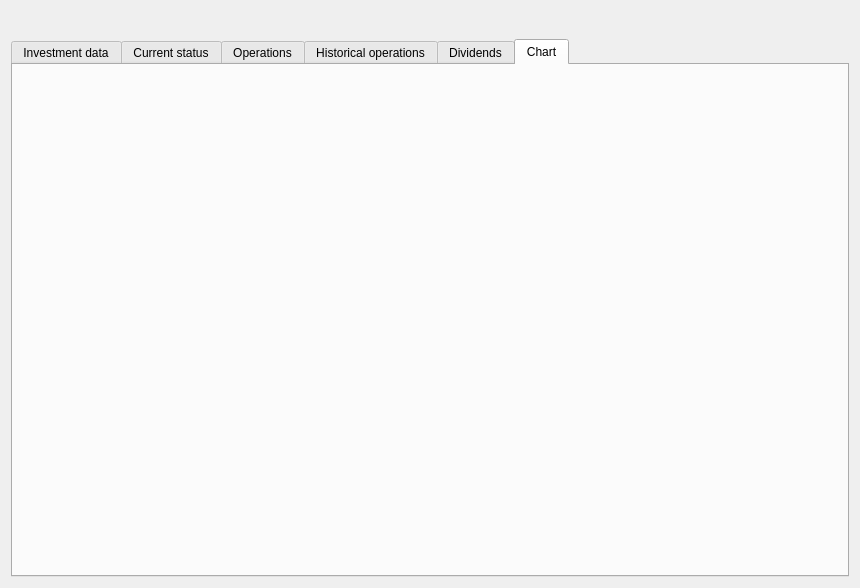
<?xml version="1.0" encoding="UTF-8"?>
<ui version="4.0">
 <class>frmInvestmentReport</class>
 <widget class="QDialog" name="frmInvestmentReport">
  <property name="windowModality">
   <enum>Qt::WindowModal</enum>
  </property>
  <property name="geometry">
   <rect>
    <x>0</x>
    <y>0</y>
    <width>860</width>
    <height>588</height>
   </rect>
  </property>
  <property name="windowTitle">
   <string>Investment report</string>
  </property>
  <property name="windowIcon">
   <iconset resource="../images/xulpymoney.qrc">
    <normaloff>:/xulpymoney/report2.png</normaloff>:/xulpymoney/report2.png</iconset>
  </property>
  <property name="modal">
   <bool>true</bool>
  </property>
  <layout class="QVBoxLayout" name="verticalLayout_10">
   <item>
    <layout class="QVBoxLayout" name="verticalLayout_9">
     <item>
      <widget class="QLabel" name="lblTitulo">
       <property name="font">
        <font>
         <pointsize>14</pointsize>
         <weight>75</weight>
         <bold>true</bold>
        </font>
       </property>
       <property name="styleSheet">
        <string notr="true">color: rgb(0, 128, 0);</string>
       </property>
       <property name="alignment">
        <set>Qt::AlignCenter</set>
       </property>
      </widget>
     </item>
     <item>
      <widget class="QTabWidget" name="tab">
       <property name="enabled">
        <bool>true</bool>
       </property>
       <property name="currentIndex">
        <number>5</number>
       </property>
       <widget class="QWidget" name="tab_12">
        <attribute name="icon">
         <iconset resource="../images/xulpymoney.qrc">
          <normaloff>:/xulpymoney/bundle.png</normaloff>:/xulpymoney/bundle.png</iconset>
        </attribute>
        <attribute name="title">
         <string>Investment data</string>
        </attribute>
        <layout class="QHBoxLayout" name="horizontalLayout_15">
         <item>
          <layout class="QVBoxLayout" name="verticalLayout_4">
           <item>
            <spacer name="verticalSpacer_2">
             <property name="orientation">
              <enum>Qt::Vertical</enum>
             </property>
             <property name="sizeHint" stdset="0">
              <size>
               <width>20</width>
               <height>40</height>
              </size>
             </property>
            </spacer>
           </item>
           <item>
            <layout class="QHBoxLayout" name="horizontalLayout_12">
             <item>
              <spacer name="horizontalSpacer">
               <property name="orientation">
                <enum>Qt::Horizontal</enum>
               </property>
               <property name="sizeHint" stdset="0">
                <size>
                 <width>40</width>
                 <height>20</height>
                </size>
               </property>
              </spacer>
             </item>
             <item>
              <widget class="QGroupBox" name="groupBox">
               <property name="title">
                <string/>
               </property>
               <layout class="QHBoxLayout" name="horizontalLayout_14">
                <item>
                 <layout class="QVBoxLayout" name="verticalLayout">
                  <item>
                   <layout class="QHBoxLayout" name="horizontalLayout_2">
                    <item>
                     <widget class="QLabel" name="label">
                      <property name="text">
                       <string>Associated account</string>
                      </property>
                     </widget>
                    </item>
                    <item>
                     <widget class="QComboBox" name="cmbAccount">
                      <property name="layoutDirection">
                       <enum>Qt::RightToLeft</enum>
                      </property>
                     </widget>
                    </item>
                   </layout>
                  </item>
                  <item>
                   <layout class="QHBoxLayout" name="horizontalLayout_3">
                    <item>
                     <widget class="QLabel" name="label_2">
                      <property name="text">
                       <string>Investment name</string>
                      </property>
                     </widget>
                    </item>
                    <item>
                     <widget class="QLineEdit" name="txtInvestment">
                      <property name="sizePolicy">
                       <sizepolicy hsizetype="Minimum" vsizetype="Fixed">
                        <horstretch>0</horstretch>
                        <verstretch>0</verstretch>
                       </sizepolicy>
                      </property>
                      <property name="text">
                       <string>New investment</string>
                      </property>
                      <property name="alignment">
                       <set>Qt::AlignRight|Qt::AlignTrailing|Qt::AlignVCenter</set>
                      </property>
                     </widget>
                    </item>
                   </layout>
                  </item>
                  <item>
                   <layout class="QHBoxLayout" name="horizontalLayout_8">
                    <item>
                     <widget class="wdgProductSelector" name="ise" native="true">
                      <property name="sizePolicy">
                       <sizepolicy hsizetype="Minimum" vsizetype="Fixed">
                        <horstretch>0</horstretch>
                        <verstretch>0</verstretch>
                       </sizepolicy>
                      </property>
                     </widget>
                    </item>
                   </layout>
                  </item>
                  <item>
                   <layout class="QHBoxLayout" name="horizontalLayout_5">
                    <item>
                     <widget class="QLabel" name="label_4">
                      <property name="text">
                       <string>Selling price</string>
                      </property>
                     </widget>
                    </item>
                    <item>
                     <widget class="myQLineEdit" name="txtVenta">
                      <property name="sizePolicy">
                       <sizepolicy hsizetype="Minimum" vsizetype="Fixed">
                        <horstretch>0</horstretch>
                        <verstretch>0</verstretch>
                       </sizepolicy>
                      </property>
                      <property name="text">
                       <string>0</string>
                      </property>
                      <property name="alignment">
                       <set>Qt::AlignRight|Qt::AlignTrailing|Qt::AlignVCenter</set>
                      </property>
                     </widget>
                    </item>
                    <item>
                     <widget class="QToolButton" name="cmdPuntoVenta">
                      <property name="text">
                       <string/>
                      </property>
                      <property name="icon">
                       <iconset resource="../images/xulpymoney.qrc">
                        <normaloff>:/xulpymoney/tools-wizard.png</normaloff>:/xulpymoney/tools-wizard.png</iconset>
                      </property>
                     </widget>
                    </item>
                   </layout>
                  </item>
                  <item>
                   <layout class="QHBoxLayout" name="horizontalLayout_10">
                    <item>
                     <widget class="QCheckBox" name="chkExpiration">
                      <property name="text">
                       <string>Add selling order expiration</string>
                      </property>
                      <property name="checked">
                       <bool>true</bool>
                      </property>
                     </widget>
                    </item>
                    <item>
                     <widget class="QToolButton" name="cmdToday">
                      <property name="toolTip">
                       <string>Change calendar date to today</string>
                      </property>
                      <property name="text">
                       <string/>
                      </property>
                      <property name="icon">
                       <iconset resource="../images/xulpymoney.qrc">
                        <normaloff>:/xulpymoney/today.png</normaloff>:/xulpymoney/today.png</iconset>
                      </property>
                      <property name="iconSize">
                       <size>
                        <width>32</width>
                        <height>32</height>
                       </size>
                      </property>
                     </widget>
                    </item>
                    <item>
                     <widget class="QCalendarWidget" name="calExpiration">
                      <property name="sizePolicy">
                       <sizepolicy hsizetype="Fixed" vsizetype="Fixed">
                        <horstretch>0</horstretch>
                        <verstretch>0</verstretch>
                       </sizepolicy>
                      </property>
                      <property name="firstDayOfWeek">
                       <enum>Qt::Monday</enum>
                      </property>
                      <property name="verticalHeaderFormat">
                       <enum>QCalendarWidget::NoVerticalHeader</enum>
                      </property>
                     </widget>
                    </item>
                   </layout>
                  </item>
                  <item>
                   <widget class="QPushButton" name="cmdInvestment">
                    <property name="enabled">
                     <bool>false</bool>
                    </property>
                    <property name="text">
                     <string>Update investment</string>
                    </property>
                    <property name="icon">
                     <iconset resource="../images/xulpymoney.qrc">
                      <normaloff>:/xulpymoney/save.png</normaloff>:/xulpymoney/save.png</iconset>
                    </property>
                   </widget>
                  </item>
                 </layout>
                </item>
               </layout>
              </widget>
             </item>
             <item>
              <spacer name="horizontalSpacer_2">
               <property name="orientation">
                <enum>Qt::Horizontal</enum>
               </property>
               <property name="sizeHint" stdset="0">
                <size>
                 <width>40</width>
                 <height>20</height>
                </size>
               </property>
              </spacer>
             </item>
            </layout>
           </item>
           <item>
            <spacer name="verticalSpacer">
             <property name="orientation">
              <enum>Qt::Vertical</enum>
             </property>
             <property name="sizeHint" stdset="0">
              <size>
               <width>20</width>
               <height>40</height>
              </size>
             </property>
            </spacer>
           </item>
          </layout>
         </item>
        </layout>
       </widget>
       <widget class="QWidget" name="tabInvestmentCurrent">
        <attribute name="icon">
         <iconset resource="../images/xulpymoney.qrc">
          <normaloff>:/xulpymoney/document-edit.png</normaloff>:/xulpymoney/document-edit.png</iconset>
        </attribute>
        <attribute name="title">
         <string>Current status</string>
        </attribute>
        <layout class="QHBoxLayout" name="horizontalLayout">
         <item>
          <layout class="QVBoxLayout" name="verticalLayout_11">
           <item>
            <widget class="QGroupBox" name="grpCurrentInvestmentCurrency">
             <property name="title">
              <string>Current status in investment currency</string>
             </property>
             <layout class="QVBoxLayout" name="verticalLayout_6">
              <item>
               <widget class="mqtw" name="mqtwInvestmentCurrent" native="true"/>
              </item>
             </layout>
            </widget>
           </item>
           <item>
            <widget class="QGroupBox" name="grpCurrentAccountCurrency">
             <property name="title">
              <string>Current status in account currency</string>
             </property>
             <layout class="QVBoxLayout" name="verticalLayout_8">
              <item>
               <widget class="mqtw" name="mqtwInvestmentCurrentAccountCurrency" native="true"/>
              </item>
             </layout>
            </widget>
           </item>
           <item>
            <widget class="QLabel" name="lblAge">
             <property name="font">
              <font>
               <pointsize>8</pointsize>
               <weight>75</weight>
               <bold>true</bold>
              </font>
             </property>
             <property name="alignment">
              <set>Qt::AlignCenter</set>
             </property>
            </widget>
           </item>
          </layout>
         </item>
        </layout>
       </widget>
       <widget class="QWidget" name="tabOperacionesHistoricas">
        <attribute name="icon">
         <iconset resource="../images/xulpymoney.qrc">
          <normaloff>:/xulpymoney/document-edit.png</normaloff>:/xulpymoney/document-edit.png</iconset>
        </attribute>
        <attribute name="title">
         <string>Operations</string>
        </attribute>
        <layout class="QHBoxLayout" name="horizontalLayout_17">
         <item>
          <layout class="QVBoxLayout" name="verticalLayout_7">
           <item>
            <widget class="QCheckBox" name="chkOperaciones">
             <property name="text">
              <string>Show all operations</string>
             </property>
            </widget>
           </item>
           <item>
            <widget class="QGroupBox" name="grpOperationsInvestmentCurrency">
             <property name="title">
              <string>Operations in investment currency</string>
             </property>
             <layout class="QHBoxLayout" name="horizontalLayout_9">
              <item>
               <widget class="mqtw" name="mqtwOperations" native="true"/>
              </item>
             </layout>
            </widget>
           </item>
           <item>
            <widget class="QGroupBox" name="grpOperationsAccountCurrency">
             <property name="title">
              <string>Operations in account currency</string>
             </property>
             <layout class="QHBoxLayout" name="horizontalLayout_16">
              <item>
               <widget class="mqtw" name="mqtwOperationsAccountCurrency" native="true"/>
              </item>
             </layout>
            </widget>
           </item>
          </layout>
         </item>
        </layout>
       </widget>
       <widget class="QWidget" name="tab_2">
        <attribute name="icon">
         <iconset resource="../images/xulpymoney.qrc">
          <normaloff>:/xulpymoney/history2.png</normaloff>:/xulpymoney/history2.png</iconset>
        </attribute>
        <attribute name="title">
         <string>Historical operations</string>
        </attribute>
        <layout class="QHBoxLayout" name="horizontalLayout_4">
         <item>
          <layout class="QVBoxLayout" name="verticalLayout_14">
           <item>
            <widget class="QGroupBox" name="grpHistoricalInvestmentCurrency">
             <property name="title">
              <string>Historical operations in investment currency</string>
             </property>
             <layout class="QVBoxLayout" name="verticalLayout_12">
              <item>
               <widget class="mqtw" name="mqtwInvestmentHistorical" native="true"/>
              </item>
             </layout>
            </widget>
           </item>
           <item>
            <widget class="QGroupBox" name="grpHistoricalAccountCurrency">
             <property name="title">
              <string>Historical operations in account currency</string>
             </property>
             <layout class="QVBoxLayout" name="verticalLayout_13">
              <item>
               <widget class="mqtw" name="mqtwInvestmentHistoricalAccountCurrency" native="true"/>
              </item>
             </layout>
            </widget>
           </item>
          </layout>
         </item>
        </layout>
       </widget>
       <widget class="QWidget" name="tabDividends">
        <attribute name="icon">
         <iconset resource="../images/xulpymoney.qrc">
          <normaloff>:/xulpymoney/dividends.png</normaloff>:/xulpymoney/dividends.png</iconset>
        </attribute>
        <attribute name="title">
         <string>Dividends</string>
        </attribute>
        <layout class="QHBoxLayout" name="horizontalLayout_7">
         <item>
          <layout class="QVBoxLayout" name="verticalLayout_16">
           <item>
            <widget class="QCheckBox" name="chkHistoricalDividends">
             <property name="text">
              <string>Show historical dividends</string>
             </property>
            </widget>
           </item>
           <item>
            <widget class="QGroupBox" name="grpDividendsInvestmentCurrency">
             <property name="title">
              <string>Dividends in investment currency</string>
             </property>
             <layout class="QVBoxLayout" name="verticalLayout_5">
              <item>
               <widget class="mqtw" name="mqtwDividends" native="true"/>
              </item>
             </layout>
            </widget>
           </item>
           <item>
            <widget class="QGroupBox" name="grpDividendsAccountCurrency">
             <property name="title">
              <string>Dividends in account currency</string>
             </property>
             <layout class="QVBoxLayout" name="verticalLayout_15">
              <item>
               <widget class="mqtw" name="mqtwDividendsAccountCurrency" native="true"/>
              </item>
             </layout>
            </widget>
           </item>
           <item>
            <layout class="QHBoxLayout" name="horizontalLayout_6">
             <item>
              <widget class="QGroupBox" name="grpDividendsEstimation">
               <property name="title">
                <string>Estimation</string>
               </property>
               <layout class="QHBoxLayout" name="horizontalLayout_11">
                <item>
                 <layout class="QVBoxLayout" name="verticalLayout_2">
                  <item>
                   <widget class="QLabel" name="lblDivAnualEstimado">
                    <property name="text">
                     <string>APR</string>
                    </property>
                   </widget>
                  </item>
                  <item>
                   <widget class="QLabel" name="lblDivFechaRevision">
                    <property name="text">
                     <string>Review date</string>
                    </property>
                   </widget>
                  </item>
                  <item>
                   <widget class="QLabel" name="lblDivSaldoEstimado">
                    <property name="text">
                     <string>Estimated balance</string>
                    </property>
                   </widget>
                  </item>
                 </layout>
                </item>
               </layout>
              </widget>
             </item>
             <item>
              <widget class="QGroupBox" name="grpDividendsEfectivos">
               <property name="title">
                <string>Collected dividends</string>
               </property>
               <layout class="QHBoxLayout" name="horizontalLayout_13">
                <item>
                 <layout class="QVBoxLayout" name="verticalLayout_3">
                  <item>
                   <widget class="QLabel" name="lblDivTPC">
                    <property name="text">
                     <string>% Invested</string>
                    </property>
                   </widget>
                  </item>
                  <item>
                   <widget class="QLabel" name="lblDivTAE">
                    <property name="text">
                     <string>% APR</string>
                    </property>
                   </widget>
                  </item>
                 </layout>
                </item>
               </layout>
              </widget>
             </item>
            </layout>
           </item>
          </layout>
         </item>
        </layout>
       </widget>
       <widget class="QWidget" name="tabChart">
        <attribute name="icon">
         <iconset resource="../images/xulpymoney.qrc">
          <normaloff>:/xulpymoney/report.png</normaloff>:/xulpymoney/report.png</iconset>
        </attribute>
        <attribute name="title">
         <string>Chart</string>
        </attribute>
        <layout class="QHBoxLayout" name="horizontalLayout_20">
         <item>
          <widget class="VCTemporalSeries" name="wdgTS" native="true"/>
         </item>
        </layout>
       </widget>
      </widget>
     </item>
    </layout>
   </item>
  </layout>
  <action name="actionOperationAdd">
   <property name="icon">
    <iconset resource="../images/xulpymoney.qrc">
     <normaloff>:/xulpymoney/add.png</normaloff>:/xulpymoney/add.png</iconset>
   </property>
   <property name="text">
    <string>New operation</string>
   </property>
   <property name="toolTip">
    <string>New operation</string>
   </property>
  </action>
  <action name="actionOperationDelete">
   <property name="icon">
    <iconset resource="../images/xulpymoney.qrc">
     <normaloff>:/xulpymoney/list-remove.png</normaloff>:/xulpymoney/list-remove.png</iconset>
   </property>
   <property name="text">
    <string>Delete operation</string>
   </property>
   <property name="toolTip">
    <string>Delete operation</string>
   </property>
  </action>
  <action name="actionDividendAdd">
   <property name="icon">
    <iconset resource="../images/xulpymoney.qrc">
     <normaloff>:/xulpymoney/add.png</normaloff>:/xulpymoney/add.png</iconset>
   </property>
   <property name="text">
    <string>Add new dividend</string>
   </property>
   <property name="toolTip">
    <string>Add new dividend</string>
   </property>
  </action>
  <action name="actionDividendRemove">
   <property name="icon">
    <iconset resource="../images/xulpymoney.qrc">
     <normaloff>:/xulpymoney/list-remove.png</normaloff>:/xulpymoney/list-remove.png</iconset>
   </property>
   <property name="text">
    <string>Delete dividend</string>
   </property>
   <property name="toolTip">
    <string>Delete dividend</string>
   </property>
  </action>
  <action name="actionOperationEdit">
   <property name="icon">
    <iconset resource="../images/xulpymoney.qrc">
     <normaloff>:/xulpymoney/editar.png</normaloff>:/xulpymoney/editar.png</iconset>
   </property>
   <property name="text">
    <string>Edit operation</string>
   </property>
   <property name="toolTip">
    <string>Edit operation</string>
   </property>
  </action>
  <action name="actionDisReinvest">
   <property name="icon">
    <iconset resource="../images/xulpymoney.qrc">
     <normaloff>:/xulpymoney/history2.png</normaloff>:/xulpymoney/history2.png</iconset>
   </property>
   <property name="text">
    <string>Disinvest / Reinvest report</string>
   </property>
   <property name="toolTip">
    <string>Disinvest / Reinvest report</string>
   </property>
  </action>
  <action name="actionSellingPoint">
   <property name="icon">
    <iconset resource="../images/xulpymoney.qrc">
     <normaloff>:/xulpymoney/tools-wizard.png</normaloff>:/xulpymoney/tools-wizard.png</iconset>
   </property>
   <property name="text">
    <string>Selling point calculation</string>
   </property>
   <property name="toolTip">
    <string>Selling point calculation</string>
   </property>
  </action>
  <action name="actionDividendEdit">
   <property name="icon">
    <iconset resource="../images/xulpymoney.qrc">
     <normaloff>:/xulpymoney/editar.png</normaloff>:/xulpymoney/editar.png</iconset>
   </property>
   <property name="text">
    <string>Edit dividend</string>
   </property>
   <property name="toolTip">
    <string>Edit dividend</string>
   </property>
  </action>
  <action name="actionSharesTransferUndo">
   <property name="icon">
    <iconset resource="../images/xulpymoney.qrc">
     <normaloff>:/xulpymoney/list-remove.png</normaloff>:/xulpymoney/list-remove.png</iconset>
   </property>
   <property name="text">
    <string>Undo shares transfer to another bank</string>
   </property>
   <property name="toolTip">
    <string>Undo shares transfer to another bank</string>
   </property>
  </action>
  <action name="actionSharesTransfer">
   <property name="icon">
    <iconset resource="../images/xulpymoney.qrc">
     <normaloff>:/xulpymoney/transfer.png</normaloff>:/xulpymoney/transfer.png</iconset>
   </property>
   <property name="text">
    <string>Transfer shares to another bank</string>
   </property>
   <property name="toolTip">
    <string>Transfer shares to another bank</string>
   </property>
  </action>
  <action name="actionSplit">
   <property name="icon">
    <iconset resource="../images/xulpymoney.qrc">
     <normaloff>:/xulpymoney/editar.png</normaloff>:/xulpymoney/editar.png</iconset>
   </property>
   <property name="text">
    <string>Make Split / Contrasplit</string>
   </property>
   <property name="toolTip">
    <string>make Split / Contrasplit</string>
   </property>
  </action>
  <action name="actionChangeBenchmarkPrice">
   <property name="icon">
    <iconset resource="../images/xulpymoney.qrc">
     <normaloff>:/xulpymoney/editar.png</normaloff>:/xulpymoney/editar.png</iconset>
   </property>
   <property name="text">
    <string>Change benchmark price</string>
   </property>
   <property name="toolTip">
    <string>Change benchmark price</string>
   </property>
  </action>
  <action name="actionRangeReport">
   <property name="icon">
    <iconset resource="../images/xulpymoney.qrc">
     <normaloff>:/xulpymoney/eye.png</normaloff>:/xulpymoney/eye.png</iconset>
   </property>
   <property name="text">
    <string>Hide in range report</string>
   </property>
   <property name="toolTip">
    <string>Hide in range report</string>
   </property>
  </action>
  <action name="actionDisReinvestProduct">
   <property name="icon">
    <iconset resource="../images/xulpymoney.qrc">
     <normaloff>:/xulpymoney/study.png</normaloff>:/xulpymoney/study.png</iconset>
   </property>
   <property name="text">
    <string>Disinvest / Reinvest all product</string>
   </property>
   <property name="toolTip">
    <string>Disinvest / Reinvest all product</string>
   </property>
  </action>
  <action name="actionContractAdd">
   <property name="icon">
    <iconset resource="../images/xulpymoney.qrc">
     <normaloff>:/xulpymoney/add.png</normaloff>:/xulpymoney/add.png</iconset>
   </property>
   <property name="text">
    <string>New High-Low contract</string>
   </property>
   <property name="toolTip">
    <string>New High-Low contract</string>
   </property>
  </action>
  <action name="actionContractDelete">
   <property name="icon">
    <iconset resource="../images/xulpymoney.qrc">
     <normaloff>:/xulpymoney/list-remove.png</normaloff>:/xulpymoney/list-remove.png</iconset>
   </property>
   <property name="text">
    <string>Delete contract</string>
   </property>
   <property name="toolTip">
    <string>Delete contract</string>
   </property>
  </action>
  <action name="actionContractEdit">
   <property name="icon">
    <iconset resource="../images/xulpymoney.qrc">
     <normaloff>:/xulpymoney/editar.png</normaloff>:/xulpymoney/editar.png</iconset>
   </property>
   <property name="text">
    <string>Edit contract</string>
   </property>
   <property name="toolTip">
    <string>Edit contract</string>
   </property>
  </action>
 </widget>
 <customwidgets>
  <customwidget>
   <class>wdgProductSelector</class>
   <extends>QWidget</extends>
   <header location="global">wdgProductSelector</header>
   <container>1</container>
  </customwidget>
  <customwidget>
   <class>myQLineEdit</class>
   <extends>QLineEdit</extends>
   <header location="global">myqlineedit</header>
  </customwidget>
  <customwidget>
   <class>mqtw</class>
   <extends>QWidget</extends>
   <header location="global">myqtablewidget</header>
   <container>1</container>
  </customwidget>
  <customwidget>
   <class>VCTemporalSeries</class>
   <extends>QWidget</extends>
   <header location="global">myqcharts</header>
   <container>1</container>
  </customwidget>
 </customwidgets>
 <resources>
  <include location="../images/xulpymoney.qrc"/>
 </resources>
 <connections>
  <connection>
   <sender>chkExpiration</sender>
   <signal>toggled(bool)</signal>
   <receiver>calExpiration</receiver>
   <slot>setEnabled(bool)</slot>
   <hints>
    <hint type="sourcelabel">
     <x>157</x>
     <y>390</y>
    </hint>
    <hint type="destinationlabel">
     <x>653</x>
     <y>400</y>
    </hint>
   </hints>
  </connection>
 </connections>
</ui>
